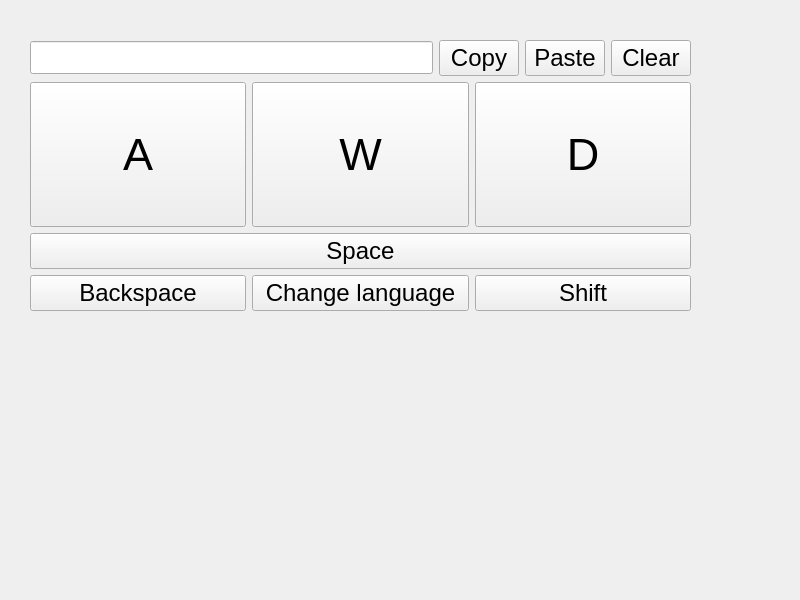
<?xml version="1.0" encoding="UTF-8"?>
<ui version="4.0">
 <class>SimpleKeyboard</class>
 <widget class="QMainWindow" name="SimpleKeyboard">
  <property name="geometry">
   <rect>
    <x>0</x>
    <y>0</y>
    <width>800</width>
    <height>600</height>
   </rect>
  </property>
  <property name="contextMenuPolicy">
   <enum>Qt::NoContextMenu</enum>
  </property>
  <property name="windowTitle">
   <string>MainWindow</string>
  </property>
  <widget class="QWidget" name="centralwidget">
   <widget class="QWidget" name="verticalLayoutWidget">
    <property name="geometry">
     <rect>
      <x>30</x>
      <y>40</y>
      <width>661</width>
      <height>291</height>
     </rect>
    </property>
    <layout class="QVBoxLayout" name="mainVerticalLayout">
     <item>
      <layout class="QHBoxLayout" name="horizontalLayout_4">
       <item>
        <widget class="QLineEdit" name="lineEdit">
         <property name="font">
          <font>
           <pointsize>16</pointsize>
          </font>
         </property>
         <property name="text">
          <string/>
         </property>
        </widget>
       </item>
       <item>
        <widget class="QPushButton" name="copyPushButton">
         <property name="sizePolicy">
          <sizepolicy hsizetype="Preferred" vsizetype="Preferred">
           <horstretch>0</horstretch>
           <verstretch>0</verstretch>
          </sizepolicy>
         </property>
         <property name="font">
          <font>
           <pointsize>18</pointsize>
           <weight>50</weight>
           <bold>false</bold>
          </font>
         </property>
         <property name="focusPolicy">
          <enum>Qt::NoFocus</enum>
         </property>
         <property name="text">
          <string>Copy</string>
         </property>
        </widget>
       </item>
       <item>
        <widget class="QPushButton" name="pastePushButton">
         <property name="sizePolicy">
          <sizepolicy hsizetype="Preferred" vsizetype="Preferred">
           <horstretch>0</horstretch>
           <verstretch>0</verstretch>
          </sizepolicy>
         </property>
         <property name="font">
          <font>
           <pointsize>18</pointsize>
           <weight>50</weight>
           <bold>false</bold>
          </font>
         </property>
         <property name="focusPolicy">
          <enum>Qt::NoFocus</enum>
         </property>
         <property name="text">
          <string>Paste</string>
         </property>
        </widget>
       </item>
       <item>
        <widget class="QPushButton" name="clearPushButton">
         <property name="sizePolicy">
          <sizepolicy hsizetype="Preferred" vsizetype="Preferred">
           <horstretch>0</horstretch>
           <verstretch>0</verstretch>
          </sizepolicy>
         </property>
         <property name="font">
          <font>
           <pointsize>18</pointsize>
           <weight>50</weight>
           <bold>false</bold>
          </font>
         </property>
         <property name="focusPolicy">
          <enum>Qt::NoFocus</enum>
         </property>
         <property name="text">
          <string>Clear</string>
         </property>
        </widget>
       </item>
      </layout>
     </item>
     <item>
      <layout class="QHBoxLayout" name="horizontalLayout">
       <item>
        <widget class="QPushButton" name="leftPushButton">
         <property name="sizePolicy">
          <sizepolicy hsizetype="Preferred" vsizetype="Preferred">
           <horstretch>0</horstretch>
           <verstretch>0</verstretch>
          </sizepolicy>
         </property>
         <property name="font">
          <font>
           <pointsize>34</pointsize>
          </font>
         </property>
         <property name="focusPolicy">
          <enum>Qt::NoFocus</enum>
         </property>
         <property name="text">
          <string>A</string>
         </property>
        </widget>
       </item>
       <item>
        <widget class="QPushButton" name="middlePushButton">
         <property name="sizePolicy">
          <sizepolicy hsizetype="Preferred" vsizetype="MinimumExpanding">
           <horstretch>0</horstretch>
           <verstretch>0</verstretch>
          </sizepolicy>
         </property>
         <property name="font">
          <font>
           <pointsize>34</pointsize>
          </font>
         </property>
         <property name="focusPolicy">
          <enum>Qt::NoFocus</enum>
         </property>
         <property name="text">
          <string>W</string>
         </property>
        </widget>
       </item>
       <item>
        <widget class="QPushButton" name="rightPushButton">
         <property name="sizePolicy">
          <sizepolicy hsizetype="Preferred" vsizetype="Expanding">
           <horstretch>0</horstretch>
           <verstretch>0</verstretch>
          </sizepolicy>
         </property>
         <property name="font">
          <font>
           <pointsize>34</pointsize>
           <weight>50</weight>
           <bold>false</bold>
          </font>
         </property>
         <property name="focusPolicy">
          <enum>Qt::NoFocus</enum>
         </property>
         <property name="text">
          <string>D</string>
         </property>
        </widget>
       </item>
      </layout>
     </item>
     <item>
      <widget class="QPushButton" name="spacePushButton">
       <property name="sizePolicy">
        <sizepolicy hsizetype="Preferred" vsizetype="Preferred">
         <horstretch>0</horstretch>
         <verstretch>0</verstretch>
        </sizepolicy>
       </property>
       <property name="font">
        <font>
         <pointsize>18</pointsize>
         <weight>50</weight>
         <bold>false</bold>
        </font>
       </property>
       <property name="focusPolicy">
        <enum>Qt::NoFocus</enum>
       </property>
       <property name="text">
        <string>Space</string>
       </property>
      </widget>
     </item>
     <item>
      <layout class="QHBoxLayout" name="horizontalLayout_3">
       <item>
        <widget class="QPushButton" name="backspacePushButton">
         <property name="sizePolicy">
          <sizepolicy hsizetype="Preferred" vsizetype="Preferred">
           <horstretch>0</horstretch>
           <verstretch>0</verstretch>
          </sizepolicy>
         </property>
         <property name="font">
          <font>
           <pointsize>18</pointsize>
           <weight>50</weight>
           <bold>false</bold>
          </font>
         </property>
         <property name="focusPolicy">
          <enum>Qt::NoFocus</enum>
         </property>
         <property name="text">
          <string>Backspace</string>
         </property>
        </widget>
       </item>
       <item>
        <widget class="QPushButton" name="ChangePushButton">
         <property name="sizePolicy">
          <sizepolicy hsizetype="Preferred" vsizetype="Preferred">
           <horstretch>0</horstretch>
           <verstretch>0</verstretch>
          </sizepolicy>
         </property>
         <property name="font">
          <font>
           <pointsize>18</pointsize>
           <weight>50</weight>
           <bold>false</bold>
          </font>
         </property>
         <property name="focusPolicy">
          <enum>Qt::NoFocus</enum>
         </property>
         <property name="text">
          <string>Change language</string>
         </property>
        </widget>
       </item>
       <item>
        <widget class="QPushButton" name="shiftPushButton">
         <property name="sizePolicy">
          <sizepolicy hsizetype="Preferred" vsizetype="Preferred">
           <horstretch>0</horstretch>
           <verstretch>0</verstretch>
          </sizepolicy>
         </property>
         <property name="font">
          <font>
           <pointsize>18</pointsize>
           <weight>50</weight>
           <bold>false</bold>
          </font>
         </property>
         <property name="focusPolicy">
          <enum>Qt::NoFocus</enum>
         </property>
         <property name="text">
          <string>Shift</string>
         </property>
        </widget>
       </item>
      </layout>
     </item>
     <item>
      <spacer name="horizontalSpacer">
       <property name="orientation">
        <enum>Qt::Horizontal</enum>
       </property>
       <property name="sizeHint" stdset="0">
        <size>
         <width>40</width>
         <height>20</height>
        </size>
       </property>
      </spacer>
     </item>
    </layout>
   </widget>
  </widget>
 </widget>
 <resources/>
 <connections/>
</ui>
